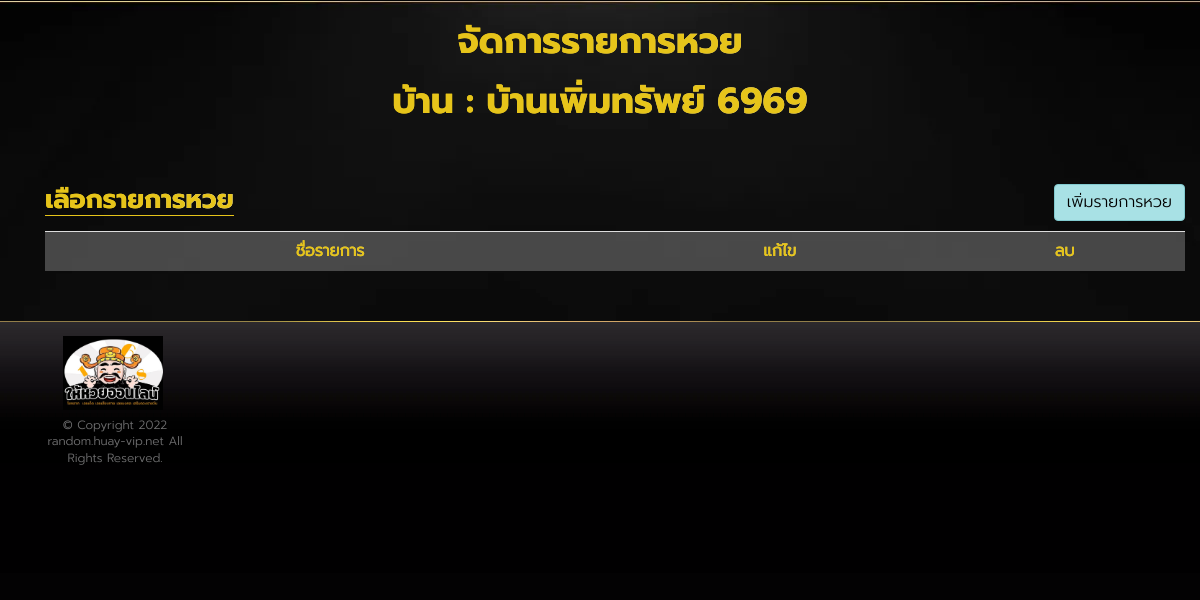
The app's page /backend/admin/listhuay (signed in), older data.
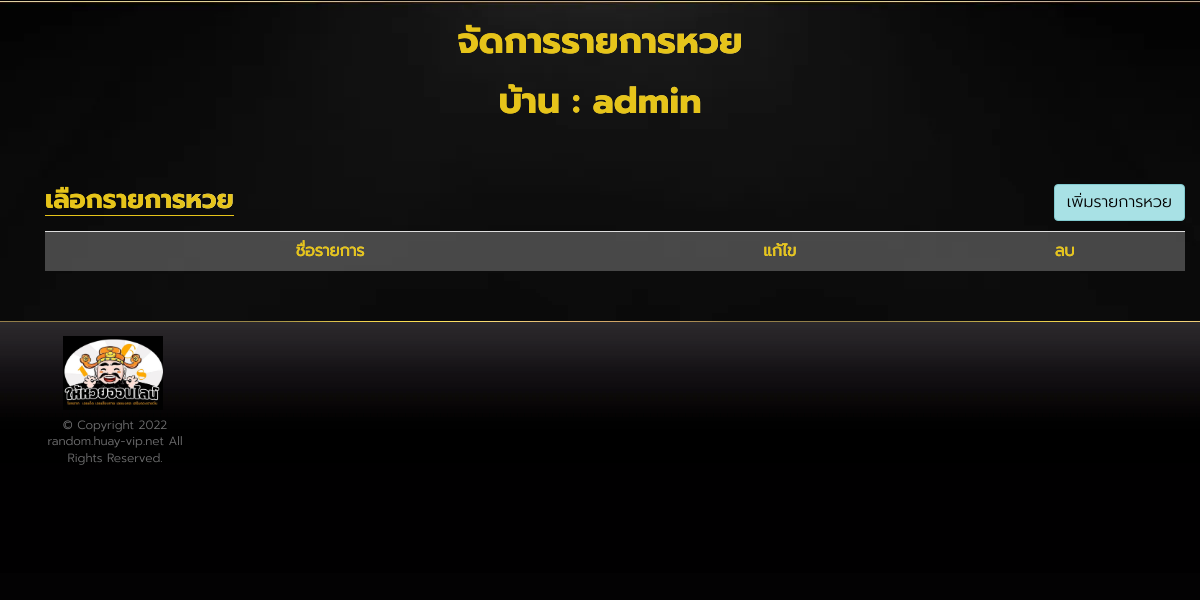
The same page, newer data.
### huayrandom/models.py (models this page shows, shortened)
class ProfileModel(models.Model):
    user = models.OneToOneField(User, on_delete=models.CASCADE)
    house_name = models.CharField(default='None', max_length=255)
    usertype = models.CharField(default='random', max_length=255)
    status = models.BooleanField(default=True)
    expire_date = models.DateTimeField(null=True, blank=True)
    credit_shop = models.BooleanField(default=True)
    random_mode = models.CharField(default='random_any', max_length=255)

### huayrandom/views.py (the view)
# urls.py: path('backend/<str:username>/listhuay',ListHuay,name='list_huay'),
@login_required
def ListHuay(request, username):
    context = {}
    userObject = User.objects.get(username=username)
    huayObject = HuayTypeModel.objects.filter(user=userObject)
    profileObject = ProfileModel.objects.get(user=userObject)
    context['huayObject'] = huayObject
    context['username'] = username
    context['houseName'] = profileObject.house_name
    return render(request, 'huay/list_huay.html', context)

### huayrandom/templates/huay/list_huay.html (shortened to what this page needs)
{% extends 'component/layout.html' %}
{%block content%}
<div class="wrap">
  <section class="slot-home-body">
    <div class="container">
      <div>
        <h1 class="shine-text big-font text-center">จัดการรายการหวย</h1>
        <h1 class="shine-text big-font text-center">บ้าน : {{houseName}}</h1>
      </div>
      <section class="content">
        <div class="container">
          <div class="slot-intro">
            <div class="d-flex justify-content-between">
              <div>
                <h3 class="title shine-text underline">เลือกรายการหวย</h3>
              </div>
              <div class="d-flex flex-end"style="padding-bottom:10px">
                <a href="/backend/{{username}}/add/detailpic" class="btn btn-light-blue" style="color:black;">เพิ่มรายการหวย</a>
              </div>
            </div>
            <table class="table table-striped">
              <tr>
                <th class="text-center shine-text">ชื่อรายการ</th>
                <th class="text-center shine-text">แก้ไข</th>
                <th class="text-center shine-text">ลบ</th>
              </tr>
            </table>
          </div>
        </div>
      </section>
    </div>
    {%endblock content%}

Row changes from the older to the newer data that the page shows:
changed ProfileModel: house_name "บ้านเพิ่มทรัพย์ 6969" → "admin"
